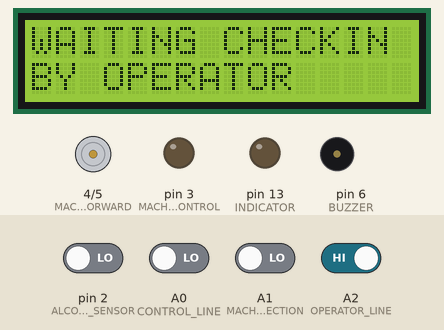
The sketch below on a simulated Arduino Uno, built with avr-gcc and run on an emulated ATmega328P. Parts: 16×2 character LCD, motor-driver pin pairs drawn as motors (green arrow = first pin HIGH = forward, orange = second pin HIGH = backward, longer = more drive), output pins drawn as LEDs (lit = HIGH), buzzer (waves = sounding, pin HIGH). The test bench sets the inputs (shaded band); at power-on: A2 (OPERATOR_LINE) HIGH, A0 (CONTROL_LINE), A1 (MACHINE_DIRECTION), pin 2 (ALCOHOL_SENSOR) LOW.

Above: at 1.2 s.
1.3 s: A0 (CONTROL_LINE) driven HIGH
At 1.7 s:
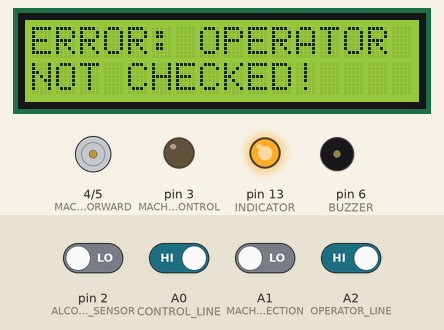
4.3 s: A2 (OPERATOR_LINE) driven LOW
At 5.5 s:
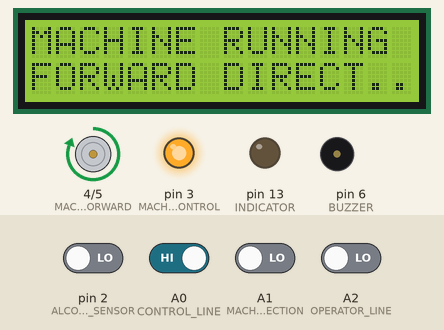
5.9 s: A0 (CONTROL_LINE) driven LOW
At 6.6 s:
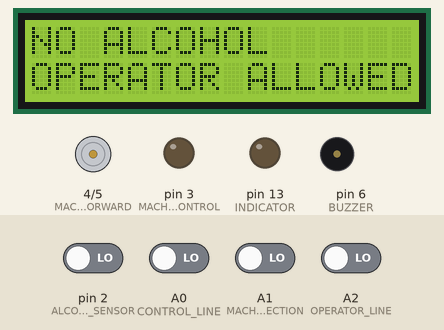
7.4 s: pin 2 (ALCOHOL_SENSOR) driven HIGH
At 7.9 s:
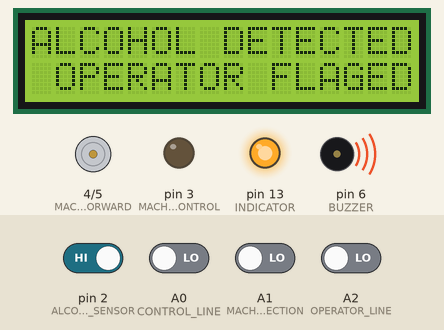
9.0 s: A0 (CONTROL_LINE) driven HIGH
At 9.6 s:
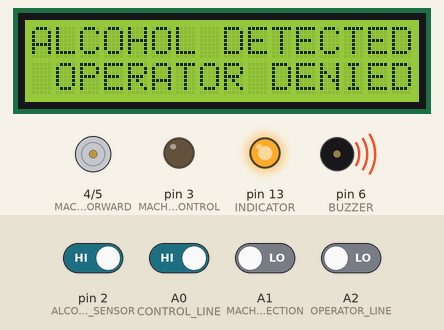
10.5 s: A2 (OPERATOR_LINE) driven HIGH
At 11.1 s:
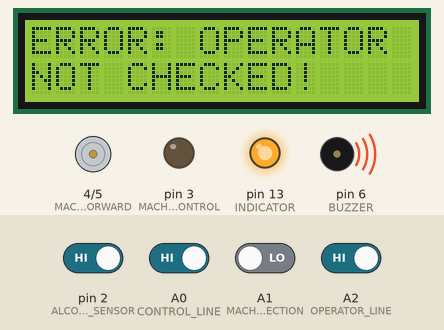
Timing chart, 0 to 13.0 s (numbered marks = the images above; inputs shaded):
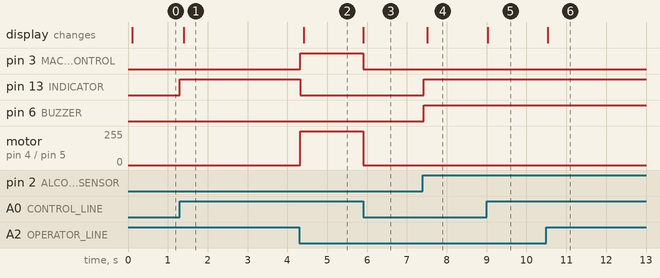

The sketch:

alcohol_code.ino
```cpp
#include "alchol_code.h"
#define BUZZER      6
#define INDICATOR   13
#define ALCOHOL_SENSOR  2
#define OPERATOR_LINE   A2
#define CONTROL_LINE    A0

DEVICE_PARAMS device_params;

void alertOn(bool buzzer)
{
    digitalWrite(INDICATOR, HIGH);
    if(buzzer)
        digitalWrite(BUZZER, HIGH);
}

void alertOff(void)
{
    digitalWrite(BUZZER, LOW);
    digitalWrite(INDICATOR, LOW);
}

void setup()
{
    #ifdef DEBUG_DEVICE
    Serial.begin(9600);
    #endif

    pinMode(BUZZER, OUTPUT);
    pinMode(INDICATOR, OUTPUT);
    pinMode(ALCOHOL_SENSOR, INPUT);
    pinMode(OPERATOR_LINE, INPUT);
    pinMode(CONTROL_LINE, INPUT);

    DISP_initialise();

    while(digitalRead(OPERATOR_LINE) == LOW)
    {
        sprintf(device_params.log_msg, "ERROR: SENSOR IN NON INIT STATE");
        // sprintf(device_params.log_msg, "ERROR: MACHINE   NON INIT STATE");
        DISP_update();
        delay(200);
    }

    machineInit();

    device_params.device_state = STATE_IDLE;
    memset(device_params.log_msg, '\0', MAX_STR_LEN);
    #ifdef DEBUG_DEVICE
    Serial.println("Init Completed");
    #endif
}


void loop()
{
    switch(device_params.device_state)
    {
        case STATE_IDLE:
            if(digitalRead(OPERATOR_LINE) == LOW)
            {
                if(digitalRead(ALCOHOL_SENSOR) == LOW)
                {
                    device_params.device_state = STATE_NORMAL;
                }
                else
                {
                    device_params.device_state = STATE_ALCOHOL;
                }
            }
            machineStop();

            if(digitalRead(CONTROL_LINE) == HIGH)
            {
                sprintf(device_params.log_msg, "ERROR: OPERATOR NOT CHECKED!");
                alertOn(0);
            }
            else
            {
                sprintf(device_params.log_msg, "WAITING CHECKIN BY OPERATOR");
                alertOff();
            }
        break;

        case STATE_NORMAL:
            if(digitalRead(CONTROL_LINE) == HIGH)
            {
                machineRun();
            }
            else
            {
                machineStop();
            }
            alertOff();

            if(digitalRead(ALCOHOL_SENSOR) == HIGH)
            {
                device_params.device_state = STATE_ALCOHOL;
            }
        break;

        case STATE_ALCOHOL:
            machineStop();
            alertOn(1);
            if(digitalRead(CONTROL_LINE) == LOW)
            {
                sprintf(device_params.log_msg, "ALCOHOL DETECTED OPERATOR FLAGED");
            }
            else
            {
                sprintf(device_params.log_msg, "ALCOHOL DETECTED OPERATOR DENIED");
            }
        break;
    }

    DISP_update();
    memset(device_params.log_msg, '\0', MAX_STR_LEN);

    if(digitalRead(OPERATOR_LINE) == HIGH)
    {
        device_params.device_state = STATE_IDLE;
    }

    delay(10);
}

/* ----------------------------------- EOF ---------------------------------- */
```

alchol_code.h
```cpp
#ifndef ALCOHOL_COD_H
    #define ALCOHOL_COD_H
    #define MAX_STR_LEN 32
    // #define DEBUG_DEVICE

    typedef enum DEVICE_STATE
    {
        STATE_IDLE,
        STATE_NORMAL,
        STATE_ALCOHOL,
    }
    DEVICE_STATE;

    typedef struct DEVICE_PARAMS
    {
        DEVICE_STATE device_state;
        bool machine_running;
        bool machine_direction;
        char log_msg[MAX_STR_LEN];
    }
    DEVICE_PARAMS;

    extern DEVICE_PARAMS device_params;

    bool DISP_initialise();
    void DISP_update( void);

    void machineInit(void);
    void machineRun(void);
    void machineStop(void);

#endif
```

display.ino
```cpp
#include "alchol_code.h"
#include <LiquidCrystal.h>
#include <Wire.h>
#include <LiquidCrystal_PCF8574.h>
#include <ClickButton.h>

#define LCD_RS             12
#define LCD_EN             11
#define LCD_D4             10
#define LCD_D5              9
#define LCD_D6              8
#define LCD_D7              7
#ifdef SIMULATION_CODE
#define DISPLAY_INTERVAL  10
#else
#define DISPLAY_INTERVAL  100
#endif

LiquidCrystal lcd(LCD_RS, LCD_EN, LCD_D4, LCD_D5, LCD_D6, LCD_D7);

DEVICE_PARAMS display_params;
unsigned long display_time;
bool initial_display = false;

bool DISP_initialise()
{
    lcd.begin(16, 2);
    lcd.print("LCD READY");
    return true;
}

void DISP_update( void)
{
    if(millis() - display_time < DISPLAY_INTERVAL) return;
    display_time = millis();

    if(strlen(device_params.log_msg) > 3)
    {
        lcd.clear();
        char temp[16] = {0};
        memcpy(temp, device_params.log_msg, 16);
        lcd.print(temp);
        if(strlen(device_params.log_msg) > 16)
        {
            lcd.setCursor(0,1);
            lcd.print(device_params.log_msg+16);
            display_time = millis();
        }
        return;
    }

    if(device_params.device_state == STATE_NORMAL)
    {
        lcd.clear();
        if(device_params.machine_running)
        {
            lcd.print("MACHINE RUNNING");
            lcd.setCursor(0,1);
            if(device_params.machine_direction)
            {
                lcd.print("REVERSE DIRECT..");
            }
            else
            {
                lcd.print("FORWARD DIRECT..");
            }
        }
        else
        {
            lcd.print("NO ALCOHOL");
            lcd.setCursor(0,1);
            lcd.print("OPERATOR ALLOWED");
        }
    }

}


/* ----------------------------------- EOF ---------------------------------- */
```

machine.ino
```cpp
#include "alchol_code.h"

#define MACHINE_REVERSE     5
#define MACHINE_FORWARD     4
#define MACHINE_CONTROL     3
#define MACHINE_DIRECTION   A1


void machineStop(void)
{
    digitalWrite(MACHINE_CONTROL, LOW);
    digitalWrite(MACHINE_REVERSE, LOW);
    digitalWrite(MACHINE_FORWARD, LOW);

    device_params.machine_running = false;
    Serial.println("Stop");
}


void machineRun(void)
{
    static bool reverse_direction = false;
    if(digitalRead(MACHINE_DIRECTION) != reverse_direction)
    {
        reverse_direction = digitalRead(MACHINE_DIRECTION);
        device_params.machine_direction = reverse_direction;
        #ifdef DEBUG_DEVICE
        Serial.println(analogRead(MACHINE_DIRECTION));
        #endif
    }
    digitalWrite(MACHINE_CONTROL, HIGH);

    if(device_params.machine_direction == HIGH)
    {
        digitalWrite(MACHINE_REVERSE, HIGH);
        digitalWrite(MACHINE_FORWARD, LOW);
        #ifdef DEBUG_DEVICE
        Serial.print("Reverse ");
        #endif
    }
    else
    {
        digitalWrite(MACHINE_REVERSE, LOW);
        digitalWrite(MACHINE_FORWARD, HIGH);
        #ifdef DEBUG_DEVICE
        Serial.print("Forward ");
        #endif
    }

    // digitalWrite(MACHINE_REVERSE, HIGH);
    // digitalWrite(MACHINE_FORWARD, LOW);

    device_params.machine_running = true;
    #ifdef DEBUG_DEVICE
    Serial.print("Dir: "); Serial.println(device_params.machine_direction);
    #endif
}

void machineInit(void)
{
    pinMode(MACHINE_CONTROL, OUTPUT);
    pinMode(MACHINE_FORWARD, OUTPUT);
    pinMode(MACHINE_REVERSE, OUTPUT);
    pinMode(MACHINE_DIRECTION, INPUT);

    machineStop();
}

/* ----------------------------------- EOF ---------------------------------- */
```

Measured:
- after the input at 1.3 s, pin 13 (INDICATOR): LOW → HIGH at once; the display: changes after 0.10 s (image 1)
- after the input at 4.3 s, pin 3 (MACHINE_CONTROL): LOW → HIGH at once; pin 13 (INDICATOR): HIGH → LOW at once; motor on pin 4 (MACHINE_FORWARD) / pin 5 (MACHINE_REVERSE): stopped → forward 255/255 at once; the display: changes after 0.11 s (image 2)
- after the input at 5.9 s, pin 3 (MACHINE_CONTROL): HIGH → LOW at once; motor on pin 4 (MACHINE_FORWARD) / pin 5 (MACHINE_REVERSE): forward 255/255 → stopped at once; the display: changes at once (image 3)
- after the input at 7.4 s, pin 13 (INDICATOR), pin 6 (BUZZER): LOW → HIGH at once; the display: changes after 0.11 s (image 4)
- after the input at 9.0 s, the display: changes at once (image 5)
- after the input at 10.5 s, the display: changes at once (image 6)
